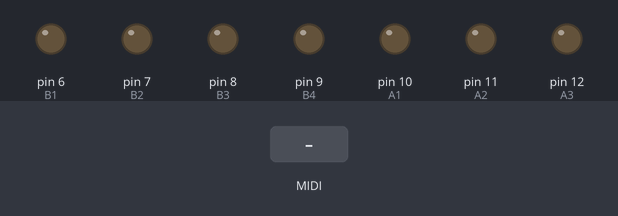
Recording of a sketch running on a simulated Arduino Uno, built with avr-gcc and run on an emulated ATmega328P. Shown: output pins drawn as LEDs (lit = HIGH). The test bench sets the inputs (shaded band). MIDI output is not drawn.

Above: at 1.2 s.
1.3 s: MIDI note 36 received
At 1.45 s:
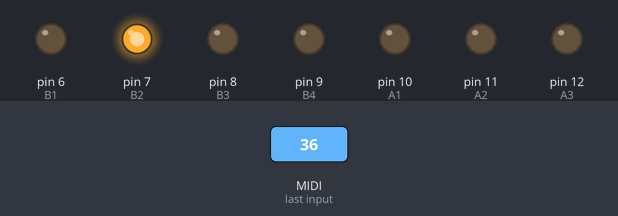
Timing chart, 0 to 4.3 s (numbered marks = the images above; inputs shaded):
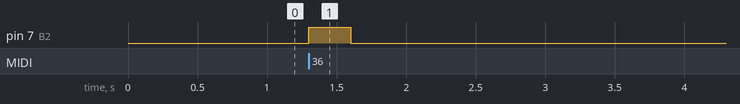

The sketch:

EnsembleFour.ino
```cpp
/* PHOBOS - EnsembleFour firmware v.0.3 (20.06.2017)
 *
 * using:
 * Arduino v1.8.0
 * MIDI_Library v.4.3.1 by fortyseveneffects
 *
 * plays:
 * A - 3 motors on mecano pieces playing strings
 * B - 4 motros moving dog toys
 * C - 4 solenoids on a steel triangle loaded with springs
 */

#include <MIDI.h>
#define MIDICH 1
#define START 32
#define SIZE 11

// MECANO'S PINS
#define A1 10
#define A2 11
#define A3 12

// DOGS' PINS
#define B1 6
#define B2 7
#define B3 8
#define B4 9

// SPRINGS' PINS
#define C1 2
#define C2 3
#define C3 4
#define C4 5

// make note to pin array
byte note2pin[SIZE];
byte vel, pitch;

MIDI_CREATE_DEFAULT_INSTANCE();

void setup() {
  MIDI.begin(MIDICH);
  MIDI.turnThruOn();

  // set output pins
  pinMode(A1, OUTPUT);
  pinMode(A2, OUTPUT);
  pinMode(A3, OUTPUT);

  pinMode(B1, OUTPUT);
  pinMode(B2, OUTPUT);
  pinMode(B3, OUTPUT);
  pinMode(B4, OUTPUT);

  pinMode(C1, OUTPUT);
  pinMode(C2, OUTPUT);
  pinMode(C3, OUTPUT);
  pinMode(C4, OUTPUT);

  // set note2pin array
  note2pin[32-START] = A1;
  note2pin[33-START] = A2;
  note2pin[34-START] = A3;

  note2pin[35-START] = B1;
  note2pin[36-START] = B2;
  note2pin[37-START] = B3;
  note2pin[38-START] = B4;

  note2pin[39-START] = C1;
  note2pin[40-START] = C2;
  note2pin[41-START] = C3;
  note2pin[42-START] = C4;
}

void loop() {
  if(MIDI.read()){
      switch(MIDI.getType()){
        case midi::NoteOn:
          pitch = MIDI.getData1();
          vel = MIDI.getData2();
          if(pitch >= START && pitch < START+SIZE){
            analogWrite(note2pin[pitch-START], vel << 1);
          }
        break;

        case midi::NoteOff:
          pitch = MIDI.getData1();
          if(pitch >= START && pitch < START+SIZE){
            analogWrite(note2pin[pitch-START], LOW);
          }
        break;
      }
  }
}
```

Measured:
- after the input at 1.3 s, pin 7 (B2): LOW → HIGH at once, → LOW 0.30 s later
